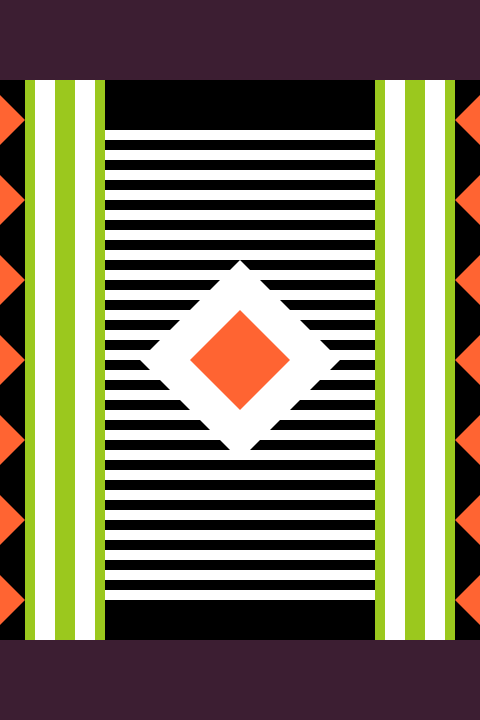
Frame 1 (no input)
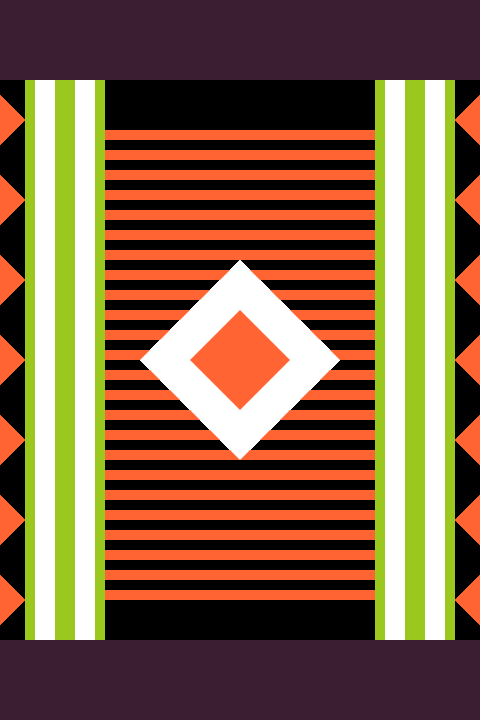
Frame 60 (the mouse pressed at the canvas centre just before this capture)
Frame 120 (the mouse held since frame 60 and released just before this capture): identical to frame 60, image omitted

The Processing sketch that drew these frames (run headless with seeded random() and noise(); from frame 60 on, the mouse is pressed at the canvas centre):

// Processing sketch: processing_21230
// ── processing_21230.pde

int o=10;
void setup(){
  size(480,720);
  background(0);
  smooth();
}

void draw(){
  rectMode(CENTER);

 noStroke();
 for (int w= 135; w<=600; w+=20){
rect(240,w,280,10);
}

fill(155,200,30);
rect(65,360,80,560);//izq
rect(480-65,360,80,560);//der
fill(255);
rect(45,360,20,560);//izq
rect(480-45,360,20,560);//der
rect(85,360,20,560);//izq
rect(480-85,360,20,560);//der
fill(155,200,30);

fill(60,30,50);
rect(width/2,height/2-320,width,80);
rect(width/2,height/2+320,width,80);

fill(255,100,50);
for (int c = 0; c <=540; c +=80) {
 
 triangle(0,c+95,0+25,c+120,0,c+145);

}
for (int c = 240; c <=730; c +=80) {
  triangle(480,c-95,480-25,c-120,480,c-145); 
}
fill(255);
triangle(width/2-100,height/2,width/2,height/2+100,width/2+100,height/2);
triangle(width/2-100,height/2,width/2,height/2-100,width/2+100,height/2);
fill(255,100,50);
triangle(width/2-50,height/2,width/2,height/2+50,width/2+50,height/2);
triangle(width/2-50,height/2,width/2,height/2-50,width/2+50,height/2);


}
